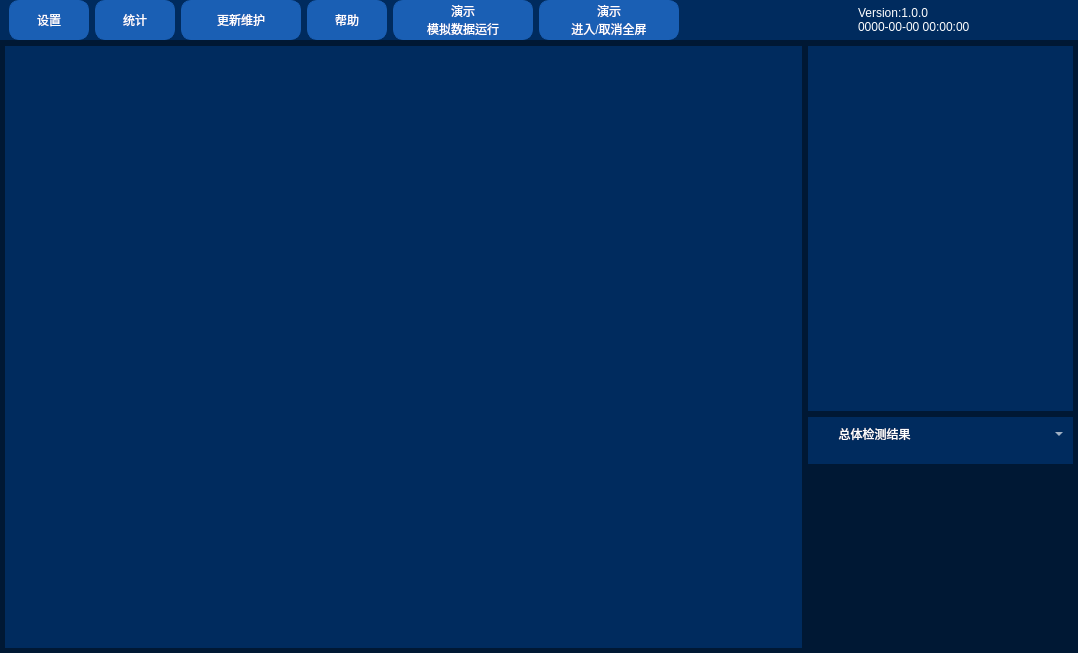
<?xml version="1.0" encoding="UTF-8"?>
<ui version="4.0">
 <class>mainpage</class>
 <widget class="QWidget" name="mainpage">
  <property name="geometry">
   <rect>
    <x>0</x>
    <y>0</y>
    <width>1078</width>
    <height>653</height>
   </rect>
  </property>
  <property name="windowTitle">
   <string>Form</string>
  </property>
  <property name="styleSheet">
   <string notr="true">QLabel{
	color: rgb(255, 255, 255);
}
QFrame{
	border:0px solid;
}
QWidget{
	background-color: rgb(0, 43, 94);
}
#mainpage{
	background-color: rgb(0, 24, 52);
}
*{
font: 700 14pt &quot;Microsoft YaHei&quot;;
}</string>
  </property>
  <layout class="QGridLayout" name="gridLayout_5">
   <property name="leftMargin">
    <number>0</number>
   </property>
   <property name="topMargin">
    <number>0</number>
   </property>
   <property name="rightMargin">
    <number>0</number>
   </property>
   <property name="bottomMargin">
    <number>0</number>
   </property>
   <property name="horizontalSpacing">
    <number>0</number>
   </property>
   <property name="verticalSpacing">
    <number>6</number>
   </property>
   <item row="0" column="0">
    <widget class="QFrame" name="top">
     <property name="maximumSize">
      <size>
       <width>16777215</width>
       <height>70</height>
      </size>
     </property>
     <property name="styleSheet">
      <string notr="true"/>
     </property>
     <property name="frameShape">
      <enum>QFrame::StyledPanel</enum>
     </property>
     <property name="frameShadow">
      <enum>QFrame::Raised</enum>
     </property>
     <layout class="QHBoxLayout" name="horizontalLayout" stretch="6,4">
      <property name="spacing">
       <number>0</number>
      </property>
      <property name="leftMargin">
       <number>0</number>
      </property>
      <property name="topMargin">
       <number>0</number>
      </property>
      <property name="rightMargin">
       <number>0</number>
      </property>
      <property name="bottomMargin">
       <number>0</number>
      </property>
      <item>
       <widget class="QFrame" name="button_area">
        <property name="styleSheet">
         <string notr="true">QPushButton{
border:1px solid;
border-radius:10px;
border-color:rgb(26, 95, 180);
background-color: rgb(26, 95, 180);
color: rgb(255, 255, 255);
}
QPushButton::hover{
border:3px solid;
border-color:rgb(0, 30, 110);
}
</string>
        </property>
        <property name="frameShape">
         <enum>QFrame::StyledPanel</enum>
        </property>
        <property name="frameShadow">
         <enum>QFrame::Raised</enum>
        </property>
        <layout class="QHBoxLayout" name="horizontalLayout_3">
         <property name="topMargin">
          <number>0</number>
         </property>
         <property name="bottomMargin">
          <number>0</number>
         </property>
         <item>
          <widget class="QPushButton" name="setting_bt">
           <property name="minimumSize">
            <size>
             <width>80</width>
             <height>40</height>
            </size>
           </property>
           <property name="maximumSize">
            <size>
             <width>80</width>
             <height>40</height>
            </size>
           </property>
           <property name="styleSheet">
            <string notr="true"/>
           </property>
           <property name="text">
            <string>设置</string>
           </property>
           <property name="checkable">
            <bool>true</bool>
           </property>
          </widget>
         </item>
         <item>
          <widget class="QPushButton" name="pushButton_3">
           <property name="minimumSize">
            <size>
             <width>80</width>
             <height>40</height>
            </size>
           </property>
           <property name="maximumSize">
            <size>
             <width>80</width>
             <height>40</height>
            </size>
           </property>
           <property name="styleSheet">
            <string notr="true"/>
           </property>
           <property name="text">
            <string>统计</string>
           </property>
           <property name="checkable">
            <bool>true</bool>
           </property>
          </widget>
         </item>
         <item>
          <widget class="QPushButton" name="update_bt">
           <property name="minimumSize">
            <size>
             <width>120</width>
             <height>40</height>
            </size>
           </property>
           <property name="maximumSize">
            <size>
             <width>120</width>
             <height>40</height>
            </size>
           </property>
           <property name="styleSheet">
            <string notr="true"/>
           </property>
           <property name="text">
            <string>更新维护</string>
           </property>
           <property name="checkable">
            <bool>true</bool>
           </property>
          </widget>
         </item>
         <item>
          <widget class="QPushButton" name="pushButton_5">
           <property name="minimumSize">
            <size>
             <width>80</width>
             <height>40</height>
            </size>
           </property>
           <property name="maximumSize">
            <size>
             <width>80</width>
             <height>40</height>
            </size>
           </property>
           <property name="styleSheet">
            <string notr="true"/>
           </property>
           <property name="text">
            <string>帮助</string>
           </property>
           <property name="checkable">
            <bool>true</bool>
           </property>
          </widget>
         </item>
         <item>
          <widget class="QPushButton" name="pushButton">
           <property name="enabled">
            <bool>false</bool>
           </property>
           <property name="minimumSize">
            <size>
             <width>140</width>
             <height>40</height>
            </size>
           </property>
           <property name="text">
            <string>演示
模拟数据运行</string>
           </property>
          </widget>
         </item>
         <item>
          <widget class="QPushButton" name="full">
           <property name="minimumSize">
            <size>
             <width>140</width>
             <height>40</height>
            </size>
           </property>
           <property name="styleSheet">
            <string notr="true"/>
           </property>
           <property name="text">
            <string>演示
进入/取消全屏</string>
           </property>
           <property name="checkable">
            <bool>true</bool>
           </property>
          </widget>
         </item>
         <item>
          <spacer name="horizontalSpacer">
           <property name="orientation">
            <enum>Qt::Horizontal</enum>
           </property>
           <property name="sizeHint" stdset="0">
            <size>
             <width>40</width>
             <height>20</height>
            </size>
           </property>
          </spacer>
         </item>
        </layout>
       </widget>
      </item>
      <item>
       <widget class="QFrame" name="frame_4">
        <property name="styleSheet">
         <string notr="true"/>
        </property>
        <property name="frameShape">
         <enum>QFrame::StyledPanel</enum>
        </property>
        <property name="frameShadow">
         <enum>QFrame::Raised</enum>
        </property>
        <layout class="QGridLayout" name="gridLayout_4">
         <property name="leftMargin">
          <number>0</number>
         </property>
         <property name="topMargin">
          <number>0</number>
         </property>
         <property name="rightMargin">
          <number>0</number>
         </property>
         <property name="bottomMargin">
          <number>0</number>
         </property>
         <property name="spacing">
          <number>0</number>
         </property>
         <item row="0" column="0">
          <layout class="QHBoxLayout" name="horizontalLayout_4">
           <property name="spacing">
            <number>10</number>
           </property>
           <item>
            <spacer name="horizontalSpacer_2">
             <property name="orientation">
              <enum>Qt::Horizontal</enum>
             </property>
             <property name="sizeHint" stdset="0">
              <size>
               <width>40</width>
               <height>20</height>
              </size>
             </property>
            </spacer>
           </item>
           <item>
            <widget class="QLabel" name="label_2">
             <property name="minimumSize">
              <size>
               <width>45</width>
               <height>0</height>
              </size>
             </property>
             <property name="maximumSize">
              <size>
               <width>45</width>
               <height>45</height>
              </size>
             </property>
             <property name="styleSheet">
              <string notr="true">image: url(:/SVG/network-on.svg);</string>
             </property>
             <property name="text">
              <string/>
             </property>
            </widget>
           </item>
           <item>
            <layout class="QVBoxLayout" name="verticalLayout_3">
             <property name="spacing">
              <number>0</number>
             </property>
             <item>
              <widget class="QLabel" name="label">
               <property name="text">
                <string>Version:1.0.0</string>
               </property>
               <property name="alignment">
                <set>Qt::AlignBottom|Qt::AlignLeading|Qt::AlignLeft</set>
               </property>
              </widget>
             </item>
             <item>
              <widget class="QLabel" name="Date">
               <property name="minimumSize">
                <size>
                 <width>220</width>
                 <height>0</height>
                </size>
               </property>
               <property name="text">
                <string>0000-00-00 00:00:00</string>
               </property>
               <property name="alignment">
                <set>Qt::AlignLeading|Qt::AlignLeft|Qt::AlignTop</set>
               </property>
              </widget>
             </item>
            </layout>
           </item>
          </layout>
         </item>
        </layout>
       </widget>
      </item>
     </layout>
    </widget>
   </item>
   <item row="1" column="0">
    <widget class="QStackedWidget" name="main_area">
     <property name="styleSheet">
      <string notr="true">#main_area{
	background-color: rgba(255, 255, 255, 0);
}</string>
     </property>
     <property name="frameShape">
      <enum>QFrame::StyledPanel</enum>
     </property>
     <property name="frameShadow">
      <enum>QFrame::Raised</enum>
     </property>
     <property name="currentIndex">
      <number>0</number>
     </property>
     <widget class="QWidget" name="page1">
      <property name="styleSheet">
       <string notr="true">#page1{
	background-color: rgba(191, 64, 64, 0);
}</string>
      </property>
      <layout class="QHBoxLayout" name="horizontalLayout_2" stretch="75,25">
       <property name="spacing">
        <number>6</number>
       </property>
       <property name="leftMargin">
        <number>5</number>
       </property>
       <property name="topMargin">
        <number>0</number>
       </property>
       <property name="rightMargin">
        <number>5</number>
       </property>
       <property name="bottomMargin">
        <number>5</number>
       </property>
       <item>
        <widget class="QFrame" name="display_area">
         <property name="styleSheet">
          <string notr="true">#display_area{
background-color: argb(0,0,0,0,0);
}</string>
         </property>
         <property name="frameShape">
          <enum>QFrame::StyledPanel</enum>
         </property>
         <property name="frameShadow">
          <enum>QFrame::Raised</enum>
         </property>
        </widget>
       </item>
       <item>
        <widget class="QFrame" name="data_area">
         <property name="minimumSize">
          <size>
           <width>246</width>
           <height>0</height>
          </size>
         </property>
         <property name="maximumSize">
          <size>
           <width>16777215</width>
           <height>16777215</height>
          </size>
         </property>
         <property name="styleSheet">
          <string notr="true">#data_area{
	background-color: rgba(255, 255, 255, 0);
}</string>
         </property>
         <property name="frameShape">
          <enum>QFrame::StyledPanel</enum>
         </property>
         <property name="frameShadow">
          <enum>QFrame::Raised</enum>
         </property>
         <layout class="QVBoxLayout" name="verticalLayout_2" stretch="7,3">
          <property name="spacing">
           <number>5</number>
          </property>
          <property name="leftMargin">
           <number>0</number>
          </property>
          <property name="topMargin">
           <number>0</number>
          </property>
          <property name="rightMargin">
           <number>0</number>
          </property>
          <property name="bottomMargin">
           <number>0</number>
          </property>
          <item>
           <widget class="QFrame" name="a_data_area">
            <property name="styleSheet">
             <string notr="true"/>
            </property>
            <property name="frameShape">
             <enum>QFrame::StyledPanel</enum>
            </property>
            <property name="frameShadow">
             <enum>QFrame::Raised</enum>
            </property>
            <layout class="QGridLayout" name="gridLayout_3" rowstretch="9,1" rowminimumheight="0,0">
             <property name="sizeConstraint">
              <enum>QLayout::SetMinimumSize</enum>
             </property>
             <property name="leftMargin">
              <number>0</number>
             </property>
             <property name="topMargin">
              <number>0</number>
             </property>
             <property name="rightMargin">
              <number>0</number>
             </property>
             <property name="bottomMargin">
              <number>0</number>
             </property>
             <item row="0" column="0">
              <widget class="QFrame" name="table_area">
               <property name="frameShape">
                <enum>QFrame::StyledPanel</enum>
               </property>
               <property name="frameShadow">
                <enum>QFrame::Raised</enum>
               </property>
               <layout class="QGridLayout" name="gridLayout">
                <property name="leftMargin">
                 <number>0</number>
                </property>
                <property name="topMargin">
                 <number>0</number>
                </property>
                <property name="rightMargin">
                 <number>0</number>
                </property>
                <property name="bottomMargin">
                 <number>0</number>
                </property>
                <property name="spacing">
                 <number>0</number>
                </property>
                <item row="1" column="0">
                 <widget class="Line" name="line">
                  <property name="minimumSize">
                   <size>
                    <width>0</width>
                    <height>6</height>
                   </size>
                  </property>
                  <property name="styleSheet">
                   <string notr="true">background-color: rgb(0, 24, 52);</string>
                  </property>
                  <property name="lineWidth">
                   <number>4</number>
                  </property>
                  <property name="orientation">
                   <enum>Qt::Horizontal</enum>
                  </property>
                 </widget>
                </item>
                <item row="0" column="0">
                 <widget class="QTableView" name="tableView">
                  <property name="styleSheet">
                   <string notr="true">QTableView {
color: rgb(222, 221, 218);
}
 QTableCornerButton::section,QHeaderView,QHeaderView::section{	
background-color: rgb(0, 43, 94);
color: rgb(222, 221, 218);
}
QHeaderView::section ,QTableCornerButton::section
{

}
QTableView::item{
border-bottom:1px solid;
border-right:1px solid;
border-color: rgb(0, 14, 31);
}</string>
                  </property>
                  <property name="lineWidth">
                   <number>0</number>
                  </property>
                  <property name="textElideMode">
                   <enum>Qt::ElideMiddle</enum>
                  </property>
                 </widget>
                </item>
               </layout>
              </widget>
             </item>
             <item row="1" column="0">
              <widget class="QFrame" name="diagram_area">
               <property name="maximumSize">
                <size>
                 <width>16777215</width>
                 <height>16777215</height>
                </size>
               </property>
               <property name="frameShape">
                <enum>QFrame::StyledPanel</enum>
               </property>
               <property name="frameShadow">
                <enum>QFrame::Raised</enum>
               </property>
               <layout class="QGridLayout" name="gridLayout_2">
                <property name="leftMargin">
                 <number>0</number>
                </property>
                <property name="topMargin">
                 <number>0</number>
                </property>
                <property name="rightMargin">
                 <number>0</number>
                </property>
                <property name="bottomMargin">
                 <number>0</number>
                </property>
                <property name="spacing">
                 <number>0</number>
                </property>
                <item row="0" column="0">
                 <layout class="QVBoxLayout" name="verticalLayout_4" stretch="1,9">
                  <property name="spacing">
                   <number>5</number>
                  </property>
                  <property name="bottomMargin">
                   <number>5</number>
                  </property>
                  <item>
                   <layout class="QHBoxLayout" name="horizontalLayout_6" stretch="1,1">
                    <property name="spacing">
                     <number>0</number>
                    </property>
                    <property name="bottomMargin">
                     <number>5</number>
                    </property>
                    <item>
                     <widget class="QLabel" name="label_3">
                      <property name="minimumSize">
                       <size>
                        <width>0</width>
                        <height>22</height>
                       </size>
                      </property>
                      <property name="maximumSize">
                       <size>
                        <width>16777215</width>
                        <height>22</height>
                       </size>
                      </property>
                      <property name="styleSheet">
                       <string notr="true">font: 14pt &quot;Microsoft YaHei&quot;;</string>
                      </property>
                      <property name="text">
                       <string>总体检测结果</string>
                      </property>
                      <property name="alignment">
                       <set>Qt::AlignCenter</set>
                      </property>
                     </widget>
                    </item>
                    <item>
                     <layout class="QHBoxLayout" name="horizontalLayout_5">
                      <property name="bottomMargin">
                       <number>0</number>
                      </property>
                      <item>
                       <spacer name="horizontalSpacer_4">
                        <property name="orientation">
                         <enum>Qt::Horizontal</enum>
                        </property>
                        <property name="sizeHint" stdset="0">
                         <size>
                          <width>40</width>
                          <height>20</height>
                         </size>
                        </property>
                       </spacer>
                      </item>
                      <item>
                       <widget class="QComboBox" name="comboBox">
                        <property name="minimumSize">
                         <size>
                          <width>120</width>
                          <height>0</height>
                         </size>
                        </property>
                        <property name="maximumSize">
                         <size>
                          <width>180</width>
                          <height>16777215</height>
                         </size>
                        </property>
                        <property name="layoutDirection">
                         <enum>Qt::LeftToRight</enum>
                        </property>
                        <property name="styleSheet">
                         <string notr="true">QComboBox{
border:0px solid;
background-color: rgba(255, 255, 255, 0);
color: rgb(255, 255, 255);
}
</string>
                        </property>
                       </widget>
                      </item>
                      <item>
                       <spacer name="horizontalSpacer_3">
                        <property name="orientation">
                         <enum>Qt::Horizontal</enum>
                        </property>
                        <property name="sizeHint" stdset="0">
                         <size>
                          <width>40</width>
                          <height>20</height>
                         </size>
                        </property>
                       </spacer>
                      </item>
                     </layout>
                    </item>
                   </layout>
                  </item>
                  <item>
                   <layout class="QHBoxLayout" name="horizontalLayout_7">
                    <property name="spacing">
                     <number>10</number>
                    </property>
                    <property name="leftMargin">
                     <number>5</number>
                    </property>
                    <property name="rightMargin">
                     <number>5</number>
                    </property>
                    <item>
                     <widget class="QWidget" name="AllData" native="true">
                      <property name="minimumSize">
                       <size>
                        <width>0</width>
                        <height>0</height>
                       </size>
                      </property>
                      <property name="styleSheet">
                       <string notr="true"/>
                      </property>
                     </widget>
                    </item>
                    <item>
                     <widget class="QWidget" name="SubData" native="true">
                      <property name="minimumSize">
                       <size>
                        <width>0</width>
                        <height>0</height>
                       </size>
                      </property>
                      <property name="styleSheet">
                       <string notr="true"/>
                      </property>
                     </widget>
                    </item>
                   </layout>
                  </item>
                 </layout>
                </item>
               </layout>
              </widget>
             </item>
            </layout>
           </widget>
          </item>
          <item>
           <widget class="QFrame" name="b_data_area">
            <property name="maximumSize">
             <size>
              <width>16777215</width>
              <height>16777215</height>
             </size>
            </property>
            <property name="styleSheet">
             <string notr="true">.QLabel{
	padding:5px;
	border:0px solid;
	border-radius:5px;
}	
#b_data_area{
	background-color: rgba(0,0,0,0);
}</string>
            </property>
            <property name="frameShape">
             <enum>QFrame::StyledPanel</enum>
            </property>
            <property name="frameShadow">
             <enum>QFrame::Raised</enum>
            </property>
           </widget>
          </item>
         </layout>
        </widget>
       </item>
      </layout>
     </widget>
     <widget class="QWidget" name="page2">
      <property name="styleSheet">
       <string notr="true">#page2{

}</string>
      </property>
      <layout class="QHBoxLayout" name="horizontalLayout_8" stretch="6">
       <property name="spacing">
        <number>5</number>
       </property>
       <property name="leftMargin">
        <number>0</number>
       </property>
       <property name="topMargin">
        <number>0</number>
       </property>
       <property name="rightMargin">
        <number>0</number>
       </property>
       <property name="bottomMargin">
        <number>0</number>
       </property>
       <item>
        <widget class="QFrame" name="frame">
         <property name="maximumSize">
          <size>
           <width>16777215</width>
           <height>16777215</height>
          </size>
         </property>
         <property name="styleSheet">
          <string notr="true"/>
         </property>
         <property name="frameShape">
          <enum>QFrame::StyledPanel</enum>
         </property>
         <property name="frameShadow">
          <enum>QFrame::Raised</enum>
         </property>
         <layout class="QVBoxLayout" name="verticalLayout">
          <property name="spacing">
           <number>0</number>
          </property>
          <property name="leftMargin">
           <number>0</number>
          </property>
          <property name="topMargin">
           <number>0</number>
          </property>
          <property name="rightMargin">
           <number>0</number>
          </property>
          <property name="bottomMargin">
           <number>0</number>
          </property>
          <item>
           <widget class="QFrame" name="frame_2">
            <property name="styleSheet">
             <string notr="true">QPushButton{
border:1px solid;
border-radius:10px;
border-color:rgb(26, 95, 180);
background-color: rgb(26, 95, 180);
color: rgb(255, 255, 255);
}
QPushButton::hover{
border:3px solid;
border-color:rgb(0, 30, 110);
}
</string>
            </property>
            <property name="frameShape">
             <enum>QFrame::StyledPanel</enum>
            </property>
            <property name="frameShadow">
             <enum>QFrame::Raised</enum>
            </property>
            <layout class="QHBoxLayout" name="horizontalLayout_10">
             <item>
              <spacer name="horizontalSpacer_5">
               <property name="orientation">
                <enum>Qt::Horizontal</enum>
               </property>
               <property name="sizeHint" stdset="0">
                <size>
                 <width>40</width>
                 <height>20</height>
                </size>
               </property>
              </spacer>
             </item>
             <item>
              <widget class="QLabel" name="label_4">
               <property name="text">
                <string>相机ID:</string>
               </property>
              </widget>
             </item>
             <item>
              <widget class="QComboBox" name="up_camBox">
               <property name="styleSheet">
                <string notr="true">color: rgb(255, 255, 255);</string>
               </property>
              </widget>
             </item>
             <item>
              <widget class="QPushButton" name="up_query">
               <property name="minimumSize">
                <size>
                 <width>80</width>
                 <height>30</height>
                </size>
               </property>
               <property name="styleSheet">
                <string notr="true">color: rgb(255, 255, 255);</string>
               </property>
               <property name="text">
                <string>查询</string>
               </property>
              </widget>
             </item>
             <item>
              <spacer name="horizontalSpacer_6">
               <property name="orientation">
                <enum>Qt::Horizontal</enum>
               </property>
               <property name="sizeHint" stdset="0">
                <size>
                 <width>40</width>
                 <height>20</height>
                </size>
               </property>
              </spacer>
             </item>
            </layout>
           </widget>
          </item>
          <item>
           <widget class="QFrame" name="frame_3">
            <property name="minimumSize">
             <size>
              <width>0</width>
              <height>0</height>
             </size>
            </property>
            <property name="styleSheet">
             <string notr="true"/>
            </property>
            <property name="frameShape">
             <enum>QFrame::StyledPanel</enum>
            </property>
            <property name="frameShadow">
             <enum>QFrame::Raised</enum>
            </property>
            <layout class="QHBoxLayout" name="horizontalLayout_9" stretch="5,1,5">
             <item>
              <widget class="QFrame" name="frame_5">
               <property name="styleSheet">
                <string notr="true">#frame_5{
background-color: rgb(255, 255, 255);
border:2px solid;
border-color:rgb(255, 255, 255);
}</string>
               </property>
               <property name="frameShape">
                <enum>QFrame::StyledPanel</enum>
               </property>
               <property name="frameShadow">
                <enum>QFrame::Raised</enum>
               </property>
               <layout class="QVBoxLayout" name="verticalLayout_6">
                <property name="spacing">
                 <number>0</number>
                </property>
                <property name="leftMargin">
                 <number>0</number>
                </property>
                <property name="topMargin">
                 <number>0</number>
                </property>
                <property name="rightMargin">
                 <number>0</number>
                </property>
                <property name="bottomMargin">
                 <number>0</number>
                </property>
                <item>
                 <widget class="QLabel" name="label_5">
                  <property name="maximumSize">
                   <size>
                    <width>16777215</width>
                    <height>30</height>
                   </size>
                  </property>
                  <property name="text">
                   <string>OK</string>
                  </property>
                  <property name="alignment">
                   <set>Qt::AlignCenter</set>
                  </property>
                 </widget>
                </item>
                <item>
                 <widget class="imgCL" name="cl1" native="true">
                  <property name="styleSheet">
                   <string notr="true"/>
                  </property>
                 </widget>
                </item>
               </layout>
              </widget>
             </item>
             <item>
              <widget class="QFrame" name="frame_7">
               <property name="styleSheet">
                <string notr="true"/>
               </property>
               <property name="frameShape">
                <enum>QFrame::StyledPanel</enum>
               </property>
               <property name="frameShadow">
                <enum>QFrame::Raised</enum>
               </property>
               <layout class="QVBoxLayout" name="verticalLayout_5">
                <item>
                 <spacer name="verticalSpacer">
                  <property name="orientation">
                   <enum>Qt::Vertical</enum>
                  </property>
                  <property name="sizeHint" stdset="0">
                   <size>
                    <width>20</width>
                    <height>40</height>
                   </size>
                  </property>
                 </spacer>
                </item>
                <item>
                 <widget class="QPushButton" name="up_img_tol">
                  <property name="enabled">
                   <bool>true</bool>
                  </property>
                  <property name="styleSheet">
                   <string notr="true">color: rgb(255, 255, 255);</string>
                  </property>
                  <property name="text">
                   <string>&lt;&lt;</string>
                  </property>
                 </widget>
                </item>
                <item>
                 <widget class="QPushButton" name="up_img_tor">
                  <property name="styleSheet">
                   <string notr="true">color: rgb(255, 255, 255);</string>
                  </property>
                  <property name="text">
                   <string>&gt;&gt;</string>
                  </property>
                 </widget>
                </item>
                <item>
                 <spacer name="verticalSpacer_2">
                  <property name="orientation">
                   <enum>Qt::Vertical</enum>
                  </property>
                  <property name="sizeHint" stdset="0">
                   <size>
                    <width>20</width>
                    <height>40</height>
                   </size>
                  </property>
                 </spacer>
                </item>
               </layout>
              </widget>
             </item>
             <item>
              <widget class="QFrame" name="frame_6">
               <property name="styleSheet">
                <string notr="true">#frame_6{
background-color: rgb(255, 255, 255);
border:2px solid;
border-color:rgb(255, 255, 255);
}</string>
               </property>
               <property name="frameShape">
                <enum>QFrame::StyledPanel</enum>
               </property>
               <property name="frameShadow">
                <enum>QFrame::Raised</enum>
               </property>
               <layout class="QVBoxLayout" name="verticalLayout_7">
                <property name="spacing">
                 <number>0</number>
                </property>
                <property name="leftMargin">
                 <number>0</number>
                </property>
                <property name="topMargin">
                 <number>0</number>
                </property>
                <property name="rightMargin">
                 <number>0</number>
                </property>
                <property name="bottomMargin">
                 <number>0</number>
                </property>
                <item>
                 <widget class="QLabel" name="label_6">
                  <property name="maximumSize">
                   <size>
                    <width>16777215</width>
                    <height>30</height>
                   </size>
                  </property>
                  <property name="text">
                   <string>NG</string>
                  </property>
                  <property name="alignment">
                   <set>Qt::AlignCenter</set>
                  </property>
                 </widget>
                </item>
                <item>
                 <widget class="imgCL" name="cl2" native="true">
                  <property name="styleSheet">
                   <string notr="true">#cl2{
background-color: rgb(0, 43, 94);}</string>
                  </property>
                 </widget>
                </item>
               </layout>
              </widget>
             </item>
            </layout>
           </widget>
          </item>
          <item>
           <widget class="QWidget" name="widget" native="true">
            <property name="minimumSize">
             <size>
              <width>0</width>
              <height>40</height>
             </size>
            </property>
            <property name="styleSheet">
             <string notr="true">QPushButton{
border:1px solid;
border-radius:10px;
border-color:rgb(26, 95, 180);
background-color: rgb(26, 95, 180);
color: rgb(255, 255, 255);
}
QPushButton::hover{
border:3px solid;
border-color:rgb(0, 30, 110);
}
</string>
            </property>
            <layout class="QHBoxLayout" name="horizontalLayout_11">
             <item>
              <spacer name="horizontalSpacer_7">
               <property name="orientation">
                <enum>Qt::Horizontal</enum>
               </property>
               <property name="sizeHint" stdset="0">
                <size>
                 <width>40</width>
                 <height>20</height>
                </size>
               </property>
              </spacer>
             </item>
             <item>
              <widget class="QPushButton" name="up_download">
               <property name="minimumSize">
                <size>
                 <width>100</width>
                 <height>30</height>
                </size>
               </property>
               <property name="text">
                <string>模型下载</string>
               </property>
              </widget>
             </item>
             <item>
              <widget class="QPushButton" name="up_upload">
               <property name="minimumSize">
                <size>
                 <width>100</width>
                 <height>30</height>
                </size>
               </property>
               <property name="text">
                <string>模型上传</string>
               </property>
              </widget>
             </item>
            </layout>
           </widget>
          </item>
         </layout>
        </widget>
       </item>
      </layout>
     </widget>
    </widget>
   </item>
  </layout>
 </widget>
 <customwidgets>
  <customwidget>
   <class>imgCL</class>
   <extends>QWidget</extends>
   <header>imgcl.h</header>
   <container>1</container>
  </customwidget>
 </customwidgets>
 <resources/>
 <connections/>
</ui>
